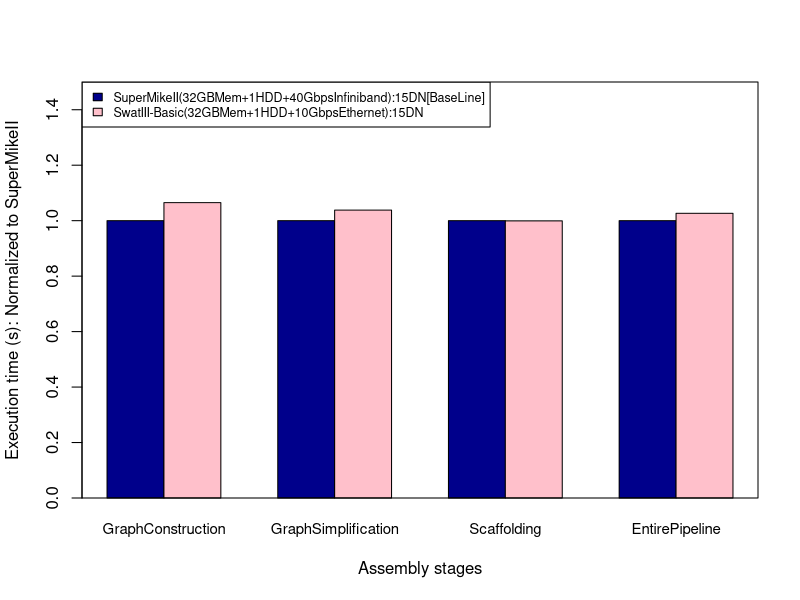

Generate this figure with R:
#Where the file is saved
pdf("/home/hadoop/rough/MyGITProjects/PGA_EvaluationArchitecturePaper/Evaluation-architectures-for-big-data/LsuSamsungPaper/Figure/PerormanceData/Plots/Network.pdf", family="Times")

# Grouped Bar Plot
data <- read.csv(file="Network.csv",head=TRUE,sep=",")
print(data)
counts <- table(data$GraphConstruction, data$GraphSimplification, data$Scaffolding, data$EntirePipeline)
#print(counts)
#print(typeof(data$GraphConstruction))

#Plot for perf and perf/$
#barplot(as.matrix(data), main="", ylim=c(0,4), cex.names=0.9, xlab="Assembly phases",ylab="Execution time (s): Normalized to SuperMikeII", col=c("darkblue","red", "black", "yellow", "green", "orange", "grey"), beside=TRUE)
#legend("topleft", legend = rownames(data), fill = c("darkblue","red", "black", "yellow", "green", "orange", "grey"), ncol = 1, cex = 0.75)

#plot for network
barplot(as.matrix(data), main="", ylim=c(0,1.5), cex.names=0.9, xlab="Assembly stages",ylab="Execution time (s): Normalized to SuperMikeII", col=c("darkblue","pink"), beside=TRUE)
legend("topleft", legend = rownames(data), fill = c("darkblue","pink"), ncol = 1, cex = 0.75)

box()
